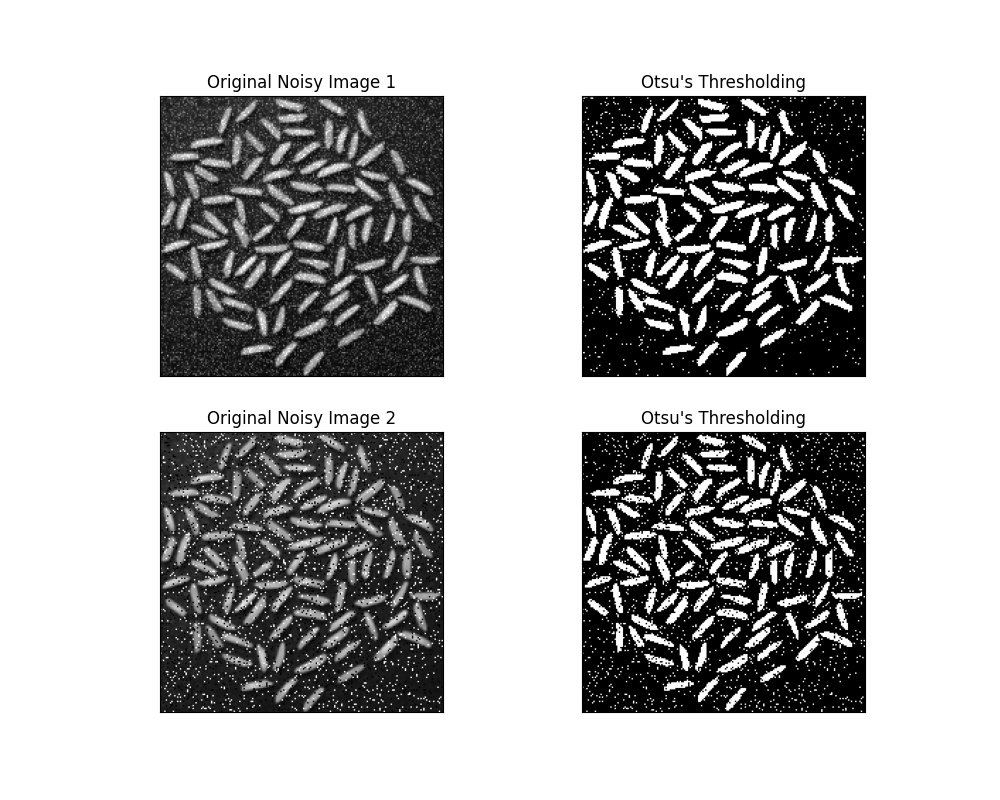

Source code (Python):
import cv2 as cv
import numpy as np
from matplotlib import pyplot as plt

img1 = cv.imread("/Users/admin/Desktop/Maleesha’s Air/Maleesha's Air/KDU/Semester 5/Image processing and machine vision/Assignment/assignment_01_images/rice_gaussian_noise.png", cv.IMREAD_GRAYSCALE)

img2 = cv.imread("/Users/admin/Desktop/Maleesha’s Air/Maleesha's Air/KDU/Semester 5/Image processing and machine vision/Assignment/assignment_01_images/rice_salt_pepper_noise.png", cv.IMREAD_GRAYSCALE)

if img1 is None or img2 is None:
    print("Error: Unable to read one or both images")
else:
    print("Images were read successfully")

retVal1, thresh_otsu1 = cv.threshold(img1, 0, 255, cv.THRESH_BINARY+cv.THRESH_OTSU)

retVal2, thresh_otsu2 = cv.threshold(img2,0,255,cv.THRESH_BINARY+cv.THRESH_OTSU)

images = [img1, thresh_otsu1,
          img2, thresh_otsu2]

titles = ['Original Noisy Image 1', "Otsu's Thresholding",
          'Original Noisy Image 2', "Otsu's Thresholding"]

plt.figure(figsize=(10, 8))
for i in range(4):
    plt.subplot(2, 2, i+1)
    plt.imshow(images[i], 'gray')
    plt.title(titles[i])
    plt.xticks([]), plt.yticks([])
plt.savefig("Q5/partd.png")
plt.show()
